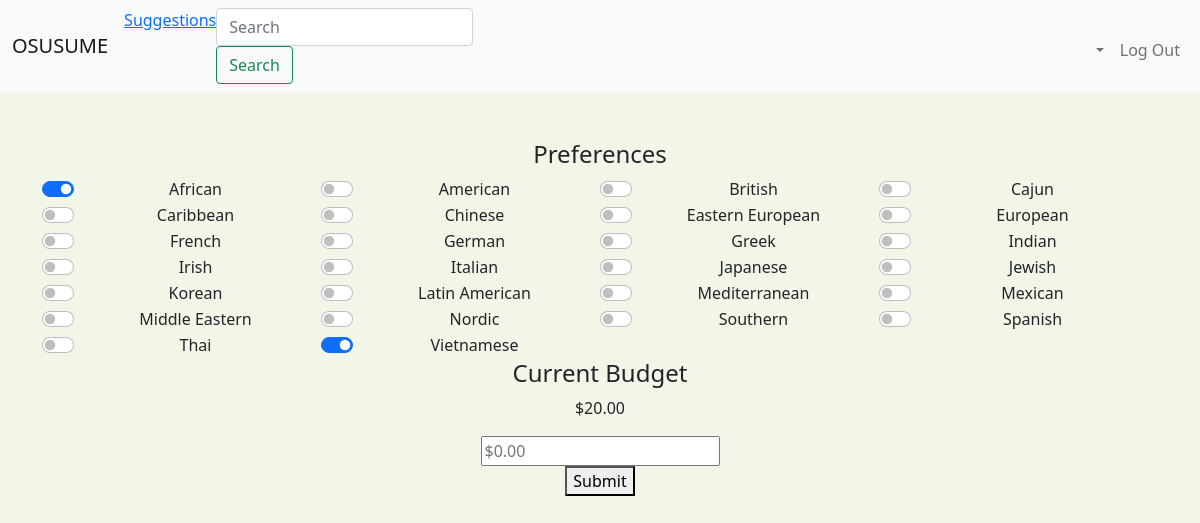
Page /settings (signed in) on the committed database.
### tables this page shows
CREATE TABLE cuisine_tags (
  id INTEGER ,
  cuisine_type TEXT,
  PRIMARY KEY(id)
);

### app.py (the view, shortened to what this page needs)
@app.route("/settings", methods=["GET", "POST"])
def settings():
    user_id = session["user_id"]
    user_prefs_IDs = db.execute("SELECT cuisine_id FROM user_preferences WHERE user_id=? AND enabled=?", user_id, 1 )
    all_cuisine_types = []
    current_user_prefs = []
    cuisine_tags = db.execute("SELECT * FROM cuisine_tags")
    for cuisine in cuisine_tags:
            all_cuisine_types.append(cuisine)
            for id in user_prefs_IDs:
                if id["cuisine_id"] == cuisine["id"]:
                    current_user_prefs.append(cuisine["cuisine_type"])
    if request.method == "GET":
        user_info = db.execute("SELECT points, daily_budget FROM users WHERE id=?", user_id)
        daily_budget = user_info[0]["daily_budget"]
        if not daily_budget:
            daily_budget = 0
        daily_budget = float(daily_budget)
        return render_template("settings.html", all_cuisine_types=all_cuisine_types, current_user_prefs=current_user_prefs, daily_budget=daily_budget)

### support_functions.py (called while the page is built)
def usd(value):
    return f"${value:,.2f}"

### templates/settings.html (shortened to what this page needs)
{% extends "layout.html" %}
{% block main %}
<div class="container">
    <div>
        <h4>Preferences</h4>
        <form action="/settings" method="post">
            <div class="container-fluid">
                <div class="row">
                    {% for cuisine in all_cuisine_types %}
                        <div class="form-check form-switch col-md-3">
                            {% if cuisine.cuisine_type in current_user_prefs %}{% set checkedVal = 'checked' %}{% endif %}
                            <input class="form-check-input" type="checkbox" id="{{ cuisine.cuisine_type }}" name="cuisine_selections" value="{{ cuisine.cuisine_type }}" {{ checkedVal }}>
                            <label class="form-check-label" for="{{ cuisine.cuisine_type }}">{{ cuisine.cuisine_type }}</label>
                        </div>
                        {% endfor %}
                </div>
            </div>
            <div>
                <h4>Current Budget</h4>
                <p>{{ daily_budget | usd }}</p>
            </div>
            <div>
                <input name="new_budget" autocomplete="off" id="new_budget" type="number" placeholder="$0.00" step=".01">
                <div>
                    <button type="submit">Submit</button>
                </div>
            </div>
        </form>
    </div>
</div>
{% endblock %}

### templates/layout.html (shortened to what this page needs)
<!DOCTYPE html>
<html lang="en">
    <head>
        <link href="https://cdn.jsdelivr.net/npm/bootstrap@5.1.3/dist/css/bootstrap.min.css" rel="stylesheet">
        <link rel="stylesheet" type="text/css" href="/static/styles.css">
    </head>
    <body onload=username_api()>
        <nav class="navbar navbar-expand-lg navbar-light bg-light">
            <div class="container-fluid">
                <a class="navbar-brand" href="/">OSUSUME</a>
                <div class="collapse navbar-collapse" id="navbarNav">
                    {% if session["user_id"] %}
                <ul class="navbar-nav">
                    <li class="nav-item">
                        <a class="navlink" href="/suggestions">Suggestions</a>
                    </li>
                    <li class="nav-item">
                        <form class="form-inline" action="/" method="post">
                            <input autocomplete="off" class="form-control mr-sm-2" autofocus id="recipe_search" name="recipe_search" placeholder="Search" type="text">
                            <button class="btn btn-outline-success my-2 my-sm-0"  .text-center type="submit" value="search">Search</button>
                        </form>
                    </li>
                </ul>
                <ul id="logout"class="navbar-nav ms-auto mt-2">
                    <li class="nav-item">
                        <a class="nav-link dropdown-toggle" href="#" id="navbarDropdownMenuLink" data-bs-toggle="dropdown" aria-haspopup="true" aria-expanded="false">
                        </a>
                    </li>
                    <li class="nav-item"><a class="nav-link" href="/logout">Log Out</a></li>
                </ul>
                    {% else %}
                    <ul class="navbar-nav ms-auto mt-2">
                        <li class="nav-item"><a class="nav-link" href="/register">Register</a></li>
                        <li class="nav-item"><a class="nav-link" href="/login">Log In</a></li>
                    </ul>
                {% endif %}
                </div>
            </div>
          </nav>
        <main class="container-fluid py-5 text-center">
            {% block main %}{% endblock %}
        </main>
    </body>

### static/styles.css (style rules this page uses)
body { background-color: #f2f6e9; background-size: cover; background-position: center; position: relative; }

### rows in the picture
cuisine_tags: cuisine_type "African"
cuisine_tags: cuisine_type "American"
cuisine_tags: cuisine_type "British"
cuisine_tags: cuisine_type "Cajun"
cuisine_tags: cuisine_type "Caribbean"
cuisine_tags: cuisine_type "Chinese"
cuisine_tags: cuisine_type "Eastern European"
cuisine_tags: cuisine_type "European"
cuisine_tags: cuisine_type "French"
cuisine_tags: cuisine_type "German"
cuisine_tags: cuisine_type "Greek"
cuisine_tags: cuisine_type "Indian"
cuisine_tags: cuisine_type "Irish"
cuisine_tags: cuisine_type "Italian"
cuisine_tags: cuisine_type "Japanese"
cuisine_tags: cuisine_type "Jewish"
cuisine_tags: cuisine_type "Korean"
cuisine_tags: cuisine_type "Latin American"
cuisine_tags: cuisine_type "Mediterranean"
cuisine_tags: cuisine_type "Mexican"
cuisine_tags: cuisine_type "Middle Eastern"
cuisine_tags: cuisine_type "Nordic"
cuisine_tags: cuisine_type "Southern"
cuisine_tags: cuisine_type "Spanish"
cuisine_tags: cuisine_type "Thai"
cuisine_tags: cuisine_type "Vietnamese"

### other values in the picture
{{ daily_budget | usd }} "$20.00"
